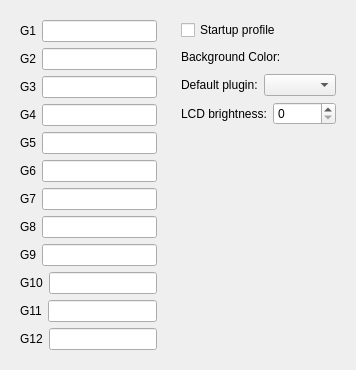
                        <widget class="QWidget" name="M3">
                            <property name="accessibleName">
                                <string>m3</string>
                            </property>
                            <attribute name="title">
                                <string>M3</string>
                            </attribute>
                            <layout class="QHBoxLayout" name="horizontalLayout_60">
                                <item>
                                    <widget class="QWidget" name="widget_6" native="true">
                                        <layout class="QVBoxLayout" name="verticalLayout">
                                            <item>
                                                <layout class="QHBoxLayout" name="horizontalLayout_26">
                                                    <item>
                                                        <widget class="QLabel" name="label_25">
                                                            <property name="text">
                                                                <string>G1</string>
                                                            </property>
                                                        </widget>
                                                    </item>
                                                    <item>
                                                        <widget class="QLineEdit" name="m3_G1"/>
                                                    </item>
                                                </layout>
                                            </item>
                                            <item>
                                                <layout class="QHBoxLayout" name="horizontalLayout_27">
                                                    <item>
                                                        <widget class="QLabel" name="label_26">
                                                            <property name="text">
                                                                <string>G2</string>
                                                            </property>
                                                        </widget>
                                                    </item>
                                                    <item>
                                                        <widget class="QLineEdit" name="m3_G2"/>
                                                    </item>
                                                </layout>
                                            </item>
                                            <item>
                                                <layout class="QHBoxLayout" name="horizontalLayout_28">
                                                    <item>
                                                        <widget class="QLabel" name="label_27">
                                                            <property name="text">
                                                                <string>G3</string>
                                                            </property>
                                                        </widget>
                                                    </item>
                                                    <item>
                                                        <widget class="QLineEdit" name="m3_G3"/>
                                                    </item>
                                                </layout>
                                            </item>
                                            <item>
                                                <layout class="QHBoxLayout" name="horizontalLayout_29">
                                                    <item>
                                                        <widget class="QLabel" name="label_28">
                                                            <property name="text">
                                                                <string>G4</string>
                                                            </property>
                                                        </widget>
                                                    </item>
                                                    <item>
                                                        <widget class="QLineEdit" name="m3_G4"/>
                                                    </item>
                                                </layout>
                                            </item>
                                            <item>
                                                <layout class="QHBoxLayout" name="horizontalLayout_30">
                                                    <item>
                                                        <widget class="QLabel" name="label_29">
                                                            <property name="text">
                                                                <string>G5</string>
                                                            </property>
                                                        </widget>
                                                    </item>
                                                    <item>
                                                        <widget class="QLineEdit" name="m3_G5"/>
                                                    </item>
                                                </layout>
                                            </item>
                                            <item>
                                                <layout class="QHBoxLayout" name="horizontalLayout_31">
                                                    <item>
                                                        <widget class="QLabel" name="label_30">
                                                            <property name="text">
                                                                <string>G6</string>
                                                            </property>
                                                        </widget>
                                                    </item>
                                                    <item>
                                                        <widget class="QLineEdit" name="m3_G6"/>
                                                    </item>
                                                </layout>
                                            </item>
                                            <item>
                                                <layout class="QHBoxLayout" name="horizontalLayout_32">
                                                    <item>
                                                        <widget class="QLabel" name="label_31">
                                                            <property name="text">
                                                                <string>G7</string>
                                                            </property>
                                                        </widget>
                                                    </item>
                                                    <item>
                                                        <widget class="QLineEdit" name="m3_G7"/>
                                                    </item>
                                                </layout>
                                            </item>
                                            <item>
                                                <layout class="QHBoxLayout" name="horizontalLayout_33">
                                                    <item>
                                                        <widget class="QLabel" name="label_32">
                                                            <property name="text">
                                                                <string>G8</string>
                                                            </property>
                                                        </widget>
                                                    </item>
                                                    <item>
                                                        <widget class="QLineEdit" name="m3_G8"/>
                                                    </item>
                                                </layout>
                                            </item>
                                            <item>
                                                <layout class="QHBoxLayout" name="horizontalLayout_34">
                                                    <item>
                                                        <widget class="QLabel" name="label_33">
                                                            <property name="text">
                                                                <string>G9</string>
                                                            </property>
                                                        </widget>
                                                    </item>
                                                    <item>
                                                        <widget class="QLineEdit" name="m3_G9"/>
                                                    </item>
                                                </layout>
                                            </item>
                                            <item>
                                                <layout class="QHBoxLayout" name="horizontalLayout_35">
                                                    <item>
                                                        <widget class="QLabel" name="label_34">
                                                            <property name="text">
                                                                <string>G10</string>
                                                            </property>
                                                        </widget>
                                                    </item>
                                                    <item>
                                                        <widget class="QLineEdit" name="m3_G10"/>
                                                    </item>
                                                </layout>
                                            </item>
                                            <item>
                                                <layout class="QHBoxLayout" name="horizontalLayout_36">
                                                    <item>
                                                        <widget class="QLabel" name="label_35">
                                                            <property name="text">
                                                                <string>G11</string>
                                                            </property>
                                                        </widget>
                                                    </item>
                                                    <item>
                                                        <widget class="QLineEdit" name="m3_G11"/>
                                                    </item>
                                                </layout>
                                            </item>
                                            <item>
                                                <layout class="QHBoxLayout" name="horizontalLayout_37">
                                                    <item>
                                                        <widget class="QLabel" name="label_36">
                                                            <property name="text">
                                                                <string>G12</string>
                                                            </property>
                                                        </widget>
                                                    </item>
                                                    <item>
                                                        <widget class="QLineEdit" name="m3_G12"/>
                                                    </item>
                                                </layout>
                                            </item>
                                        </layout>
                                    </widget>
                                </item>
                                <item>
                                    <widget class="QWidget" name="widget_5" native="true">
                                        <property name="maximumSize">
                                            <size>
                                                <width>300</width>
                                                <height>16777215</height>
                                            </size>
                                        </property>
                                        <layout class="QVBoxLayout" name="verticalLayout_7">
                                            <item>
                                                <widget class="QCheckBox" name="m3StartupProfile">
                                                    <property name="text">
                                                        <string>Startup profile</string>
                                                    </property>
                                                </widget>
                                            </item>
                                            <item>
                                                <layout class="QHBoxLayout" name="horizontalLayout_56">
                                                    <item>
                                                        <widget class="QLabel" name="label_53">
                                                            <property name="text">
                                                                <string>Background Color:</string>
                                                            </property>
                                                        </widget>
                                                    </item>
                                                    <item>
                                                        <widget class="QPushButton" name="m3BackgroundColorButton">
                                                            <property name="autoFillBackground">
                                                                <bool>true</bool>
                                                            </property>
                                                            <property name="text">
                                                                <string/>
                                                            </property>
                                                            <property name="flat">
                                                                <bool>true</bool>
                                                            </property>
                                                        </widget>
                                                    </item>
                                                </layout>
                                            </item>
                                            <item>
                                                <layout class="QHBoxLayout" name="m3HorizontalLayout">
                                                    <property name="sizeConstraint">
                                                        <enum>QLayout::SetDefaultConstraint</enum>
                                                    </property>
                                                    <item>
                                                        <widget class="QLabel" name="label_54">
                                                            <property name="text">
                                                                <string>Default plugin:</string>
                                                            </property>
                                                        </widget>
                                                    </item>
                                                    <item>
                                                        <widget class="QComboBox" name="m3DefaultPlugin"/>
                                                    </item>
                                                </layout>
                                            </item>
                                            <item>
                                                <layout class="QHBoxLayout" name="horizontalLayout_64">
                                                    <property name="sizeConstraint">
                                                        <enum>QLayout::SetDefaultConstraint</enum>
                                                    </property>
                                                    <item>
                                                        <widget class="QLabel" name="label_59">
                                                            <property name="text">
                                                                <string>LCD brightness:</string>
                                                            </property>
                                                        </widget>
                                                    </item>
                                                    <item>
                                                        <widget class="QSpinBox" name="m3Brightness">
                                                            <property name="maximum">
                                                                <number>255</number>
                                                            </property>
                                                            <property name="singleStep">
                                                                <number>10</number>
                                                            </property>
                                                        </widget>
                                                    </item>
                                                </layout>
                                            </item>
                                            <item>
                                                <spacer name="verticalSpacer_3">
                                                    <property name="orientation">
                                                        <enum>Qt::Vertical</enum>
                                                    </property>
                                                    <property name="sizeHint" stdset="0">
                                                        <size>
                                                            <width>20</width>
                                                            <height>40</height>
                                                        </size>
                                                    </property>
                                                </spacer>
                                            </item>
                                        </layout>
                                    </widget>
                                </item>
                            </layout>
                        </widget>
